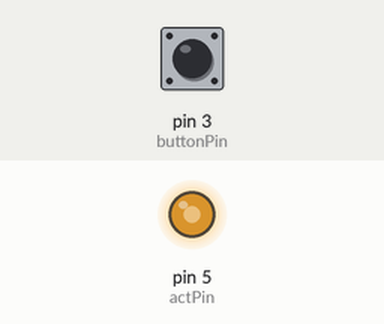
Bench run of a sketch on a simulated Arduino Uno, built with avr-gcc and run on an emulated ATmega328P. On the bench: output pins drawn as LEDs (lit = HIGH). Dashed ring = blinking. The inputs (shaded band) are chosen by the test bench; at power-on: pin 3 (buttonPin) LOW.

Above: at 1.2 s.
1.3 s: pin 3 (buttonPin) pulled HIGH for 1 s
At 3.1 s:
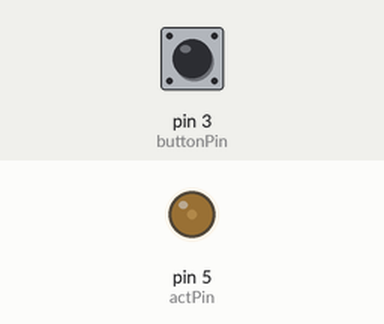
4.3 s: pin 3 (buttonPin) pulled HIGH for 3.2 s
At 4.36 s:
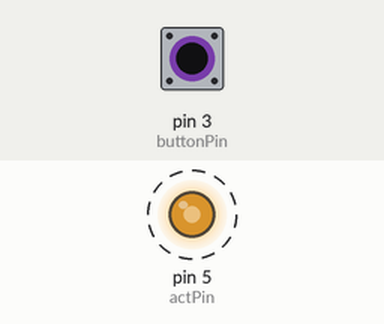
Timing chart, 0 to 8.9 s (numbered marks = the images above; inputs shaded):
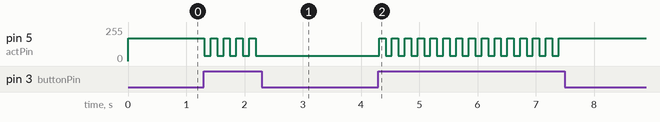

The sketch:

LinAct_CB.ino
```cpp
// Declare pins
int buttonPin = 3;
int actPin = 5;

bool act_state = false;     // state of the actuator
bool button_state = false;  // check if button has been pressed
bool prev_state = false;    // what it was before

// act_state 1 -> hand closed
// act_state 0 -> hand open

void setup() {
 // put your setup code here, to run once:
 pinMode(actPin, OUTPUT);
 pinMode(buttonPin, INPUT);

 // to read out numbers and debug

 // rate at which data was sent, need to match with computer but 9600 is fine
 //Serial.begin(9600);

}

void loop() {
 // put your main code here, to run repeatedly:
 //checkButton(); // Update what button state is

 button_state = debounce(prev_state);

 if(button_state != prev_state) {
   if(button_state == true){
     // Do action
     act_state = !act_state; // switch actuator state
   }
   button_state = prev_state;
 }

 Actuate(act_state);
 delay(100);

}

void checkButton() {
 button_state = digitalRead(buttonPin);
 // need a time delay and check again
}

void Actuate(bool state) {
 if(state == false) {
   analogWrite(actPin, 170);
 }
 else{
   analogWrite(actPin, 40); // realistically around 20 cause 0 stalls
 }
}

bool debounce(bool last) {
  boolean current = digitalRead(buttonPin);
  if(last != current){
    delay(10);
    current = digitalRead(buttonPin);
  }
  return current;
}
```

Measured:
- after the input at 1.3 s, pin 5 (actPin): alternates 170/255 for 0.11 s and 40/255 for 0.11 s, 9 changes in all, then stays 40/255, starting at once
- after the input at 4.3 s, pin 5 (actPin): alternates 170/255 for 0.11 s and 40/255 for 0.11 s, 29 changes in all, then stays 170/255, starting at once
